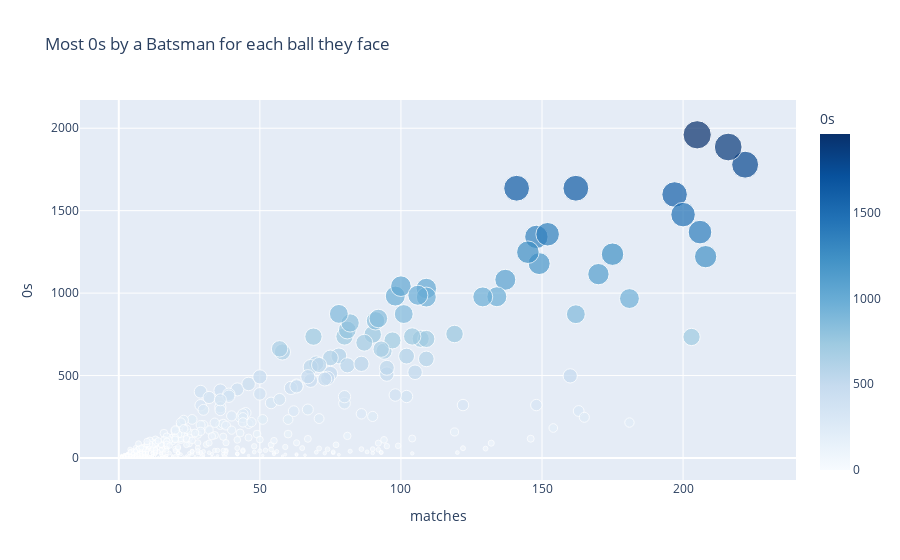

The notebook cell saved with this chart:
### Markdown cell above
### As we see the best players in the IPL so far, Let's see the players who miss opportunities and score most time 0's to balls they faced or out most of the time in IPL so far.

### Code cell
# Create the scatter plot to see the Most 0s on the balls they Faced by a Batsman
fig = px.scatter(final_df, x='matches', y='0s',color='0s',
                 size='0s', hover_name=final_df.index, title='Most 0s by a Batsman for each ball they face')
fig.update_layout(coloraxis=dict(colorscale='blues'))

# Show the plot
fig.show()

### Figure 1 — Plotly figure (JSON) as saved in the notebook; plotly's stock layout.template omitted (floating-point values rounded to 4 significant figures; data arrays with more than 128 entries replaced by an {"elided": "..."} marker saying what was removed)
{"data": [{"hovertemplate": "<b>%{hovertext}</b><br><br>matches=%{x}<br>0s=%{marker.color}<extra></extra>", "hovertext": {"elided": "656 str values"}, "legendgroup": "", "marker": {"color": {"elided": "656 int values"}, "coloraxis": "coloraxis", "size": {"elided": "656 int values"}, "sizemode": "area", "sizeref": 4.9, "symbol": "circle"}, "mode": "markers", "name": "", "orientation": "v", "showlegend": false, "type": "scatter", "x": {"elided": "656 int values"}, "xaxis": "x", "y": {"elided": "656 int values"}, "yaxis": "y"}], "layout": {"coloraxis": {"colorbar": {"title": {"text": "0s"}}, "colorscale": [[0, "rgb(247,251,255)"], [0.125, "rgb(222,235,247)"], [0.25, "rgb(198,219,239)"], [0.375, "rgb(158,202,225)"], [0.5, "rgb(107,174,214)"], [0.625, "rgb(66,146,198)"], [0.75, "rgb(33,113,181)"], [0.875, "rgb(8,81,156)"], [1, "rgb(8,48,107)"]]}, "legend": {"itemsizing": "constant", "tracegroupgap": 0}, "title": {"text": "Most 0s by a Batsman for each ball they face"}, "xaxis": {"anchor": "y", "domain": [0, 1], "title": {"text": "matches"}}, "yaxis": {"anchor": "x", "domain": [0, 1], "title": {"text": "0s"}}}}
